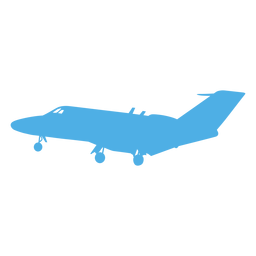
#> input picture data/airplane.png, 256 x 256 px
$ python make_airplane_marker.py
#> lines starting #> are read from the running program, lines starting #| are printed output that depends on the picture; after the words box and inside, x2 and y2 are one past the last pixel; in counts of white or black regions, pixels touching at a corner belong together
import numpy as np
from imageio import imread
from skimage import feature

def find_verts(edges):
    is_edge = edges[::-1, ::-1].T > 0
    verts = np.stack(np.where(is_edge), -1)
    return verts

def _order_vertices(verts, ccw=+1):
    assert ccw in (-1, +1)
    vectors = verts - np.median(verts, 0)
    angles = np.arctan2(*vectors[:, ::-1].T)
    order = np.argsort(ccw * angles)
    verts_ccw = verts[order][::ccw]
    return verts_ccw

def order_vertices(verts):
    "Approximate CCW ordering."
    verts_a = _order_vertices(verts, +1)
    verts_b = _order_vertices(verts, -1)
    agree = (verts_a == verts_b).all(1)
    verts_ccw = verts_a[agree]
    return verts_ccw

def main():
    img = imread('../data/airplane.png').mean(-1)
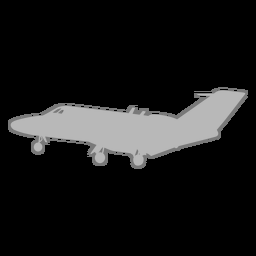
#> img: shape (256, 256) float64; min 0, max 184.2, mean 25.6
    edges = feature.canny(img, sigma=4)
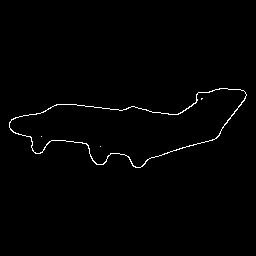
#> edges: shape (256, 256) bool; 0.99% white in thin lines or dots, all inside (x1, y1, x2, y2) = (9, 88, 247, 168)
    verts = order_vertices(find_verts(edges))
#> in find_verts, `is_edge = edges[::-1, ::-1].T > 0`:
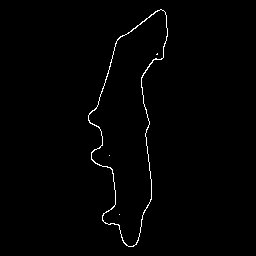
#> is_edge: shape (256, 256) bool; 0.99% white in thin lines or dots, all inside (x1, y1, x2, y2) = (88, 9, 168, 247)
#> in find_verts, `verts = np.stack(np.where(is_edge), -1)`: verts = 652 pairs, first value 9 to 246, second value 88 to 167
#> in _order_vertices, `vectors = verts - np.median(verts, 0)`: vectors = 652 pairs, first value -116.5 to 120.5, second value -45 to 34
#> in _order_vertices, `angles = np.arctan2(*vectors[:, ::-1].T)`: angles = 652 values, max 3.14 at index 61, min -3.13 at index 65, mean 0.252
#> in _order_vertices, `order = np.argsort(ccw * angles)`: order = 652 values, max 651 at index 325, min 0 at index 584, mean 325.5
#> in _order_vertices, `verts_ccw = verts[order][::ccw]`: verts_ccw has the same summary as verts in find_verts
#> in order_vertices, `verts_a = _order_vertices(verts, +1)`: verts_a has the same summary as verts in find_verts
#> in order_vertices, `verts_b = _order_vertices(verts, -1)`: verts_b has the same summary as verts in find_verts
#> in order_vertices, `verts_ccw = verts_a[agree]`: verts_ccw = 644 pairs, first value 9 to 246, second value 88 to 167
#> verts has the same summary as verts_ccw in order_vertices
    verts = verts[::20] / verts.max()
#> verts = 33 pairs, first value 0.0488 to 1, second value 0.362 to 0.671
    np.savetxt('../data/airplane_verts.txt', verts)

if __name__ == '__main__':
    main()
